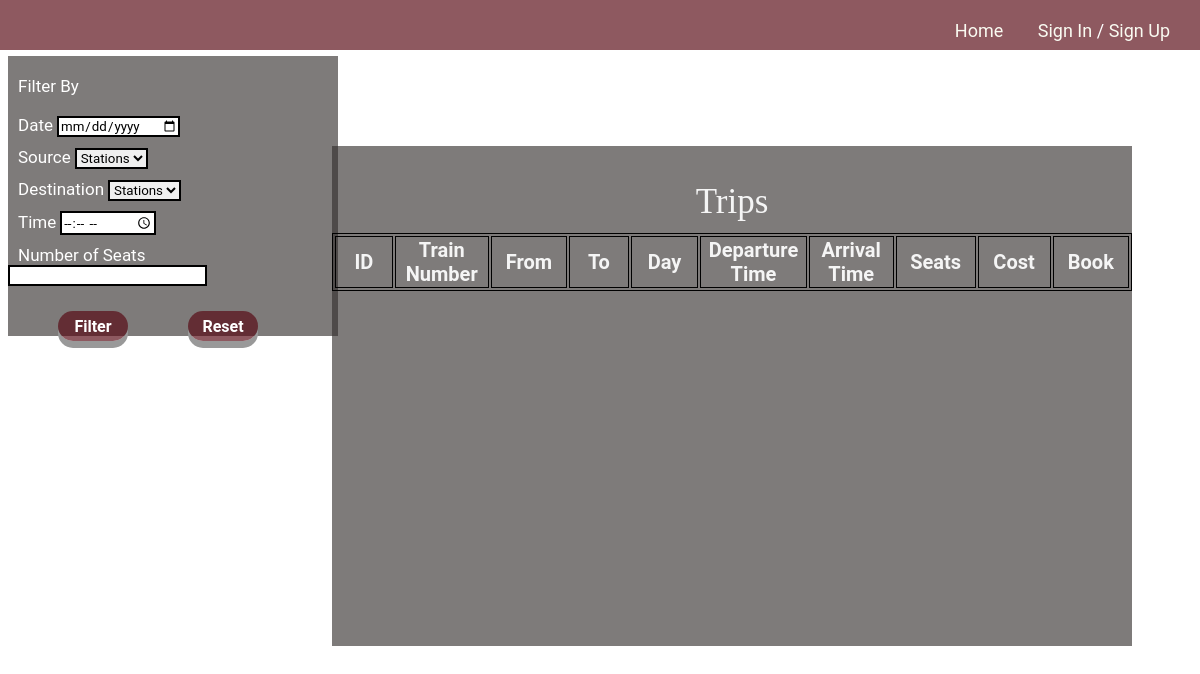
Before: / with the older database file.
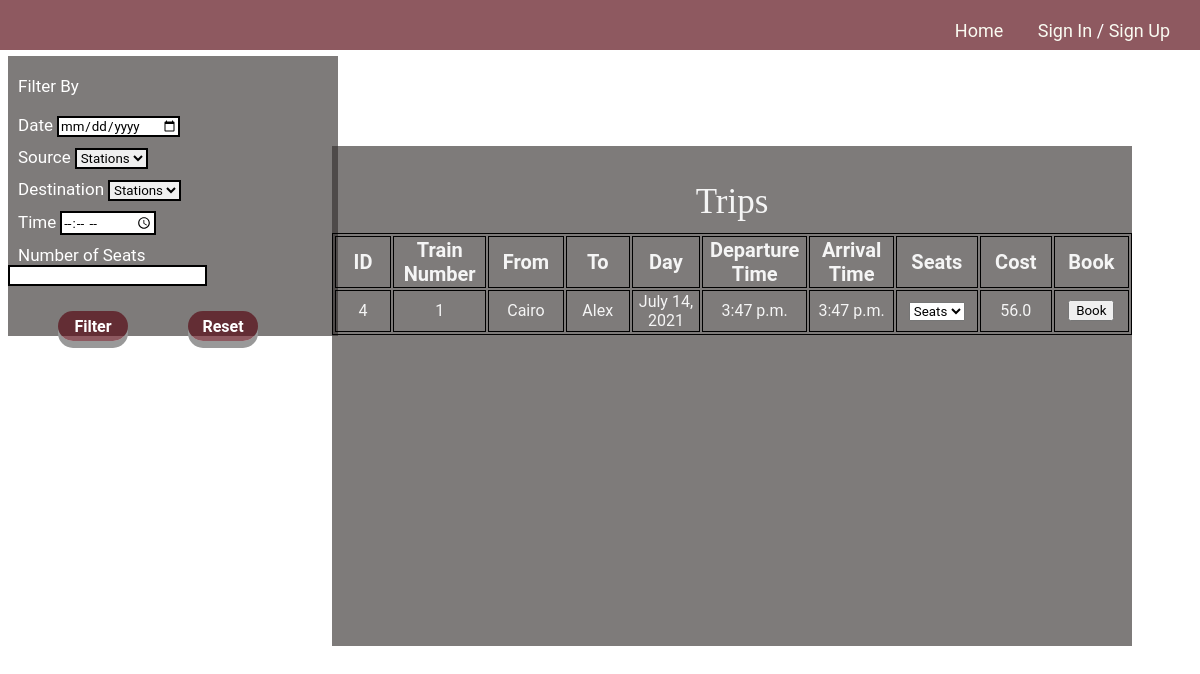
After: the same page with the newer database file.
### blog/models.py (models this page shows, shortened)
class Trip(models.Model):
    train = models.ForeignKey(
        Train, on_delete=models.CASCADE, related_name="TripTrain")
    source = models.ForeignKey(
        Station, on_delete=models.CASCADE, related_name="TripSource", null=False)
    destination = models.ForeignKey(
        Station, on_delete=models.CASCADE, related_name="TripDest", null=False)
    day = models.DateField(null=False)
    start_Time = models.TimeField(null=False)
    end_Time = models.TimeField(null=False)
    price = models.FloatField(null=False, default=0)
    Remaining_seats = models.IntegerField(default=0, editable=False)
    seats = models.IntegerField(default=0, editable=False)
    @property
    def isPast(self):
        return self.day >= date.today()

class Train(models.Model):
    Number_of_seats = models.IntegerField(default=0)
    source = models.ForeignKey(
        Station, on_delete=models.CASCADE, related_name="TrainSource", null=False)
    destination = models.ForeignKey(
        Station, on_delete=models.CASCADE, related_name="TrainDest", null=False)

class Station(models.Model):
    id = models.IntegerField(default=-1, primary_key=True)
    stationName = models.CharField(max_length=15)

### blog/views.py (the view)
# urls.py: 2. Add a URL to urlpatterns:  path('', views.home, name='home')
@never_cache
def home(request):
    trips = Trip.objects.all()
    temp = Trip.objects.values()
    stations = Station.objects.all()
    tripJSON = serializers.serialize("json",trips)
    tripObj = json.loads(tripJSON)
    return render(request, 'sitePages/home.html', {'trips': trips, 'stations': stations, 'data': json.dumps(list(tripObj))})

### blog/tags/tags.py (called while the page is built)
@register.simple_tag
def tripSeat(trip):
    book = Book.objects.filter(trip = trip.id)
    bookSeats = book.values_list('seatTrain', flat=True)
    seats = []
    i = 1
    while i <= trip.seats:
        if i not in bookSeats:
            seats.append(i)
        i = i+1
    return seats

### templates/sitePages/home.html (shortened to what this page needs)
{% extends "base.html" %}
{% load static %}
{% load tags %}
{% block head %}
<link rel="stylesheet" href="{% static 'css/homePage.css' %}">
{% endblock%}
{% block content %}
<div class="filter" value="{{ trips }}" id = "variable">
    <span><label for="Filter options" id="label1">Filter By</label></span>
    <br> <br>
    <div id="Filter options">
        <label for="dateOption">Date</label>
        <input type="date" id="dateOption" name="dateOption"><br>
        <label for="sourceOption">Source</label>
        <select name="sourceOption" id="sourceOption">
            <option value="stations" hidden>Stations</option>
        </select><br>
        <label for="destOption">Destination</label>
        <select name="destOption" id="destOption">
            <option value="stations" hidden>Stations</option>
        </select><br>
        <label for="timeOption">Time</label>
        <input type="time" id="timeOption" name="timeOption"><br>
        <label for="seatNbOption">Number of Seats</label>
        <input type="text" id="seatNbOption" name="seatNbOption"><br>
    </div>
    <div id="filterDiv">
        <button class="filterBtns" onclick="filter()">Filter</button>
        <button class="filterBtns" onclick="reset()">Reset</button>
    </div>
</div>
<div class="trips" style="overflow: auto;">
    <p>Trips</p>
    <table id="tripsTable">
        <tr>
            <th>ID</th>
            <th>Train Number</th>
            <th>From</th>
            <th>To</th>
            <th>Day</th>
            <th>Departure Time</th>
            <th>Arrival Time</th>
            <th>Seats</th>
            <th>Cost</th>
            <th>Book</th>
        </tr>
        {% for trip in trips %}
            {% if trip.isPast and trip.Remaining_seats > 0 %}
                <tr id = "{{trip.id}}">
                    <td>{{trip.id}}</td>
                    <td>{{ trip.train.id }}</td>
                    <td>{{trip.source.stationName}}</td>
                    <td>{{trip.destination.stationName}}</td>
                    <td>{{trip.day}}</td>
                    <td>{{trip.start_Time}}</td>
                    <td>{{trip.end_Time}}</td>
                    <td>
                        <select>
                            <option selected hidden>Seats</option>
                            {% tripSeat trip as seats %}
                        </select>
                    </td>
                    <td>{{trip.price}}</td>
                    <td>
                        <a href="{% url 'blog:certainTrip' trip.id %}"><button>Book</button></a>
                    </td>
                </tr>
            {% endif %}
        {% empty %}
        <tr id="notrip">
            <td colspan="10">No Trips Available</td>
        </tr>
        {% endfor %}
    </table>
</div>
{% endblock content %}

Changed rows visible on the page:
added Trip: id "4", train.id "1", source.stationName "Cairo", destination.stationName "Alex", day "July 14, 2021", start_Time "3:47 p.m.", end_Time "3:47 p.m.", price "56.0"
